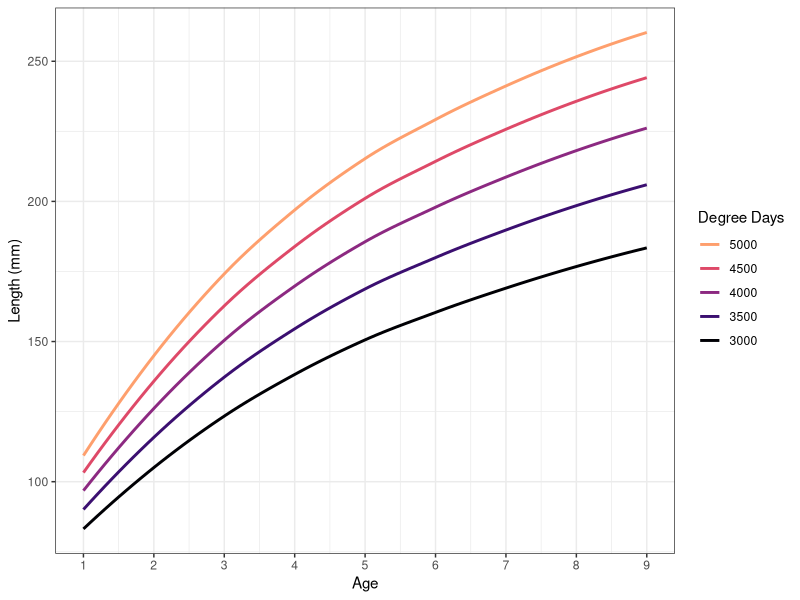
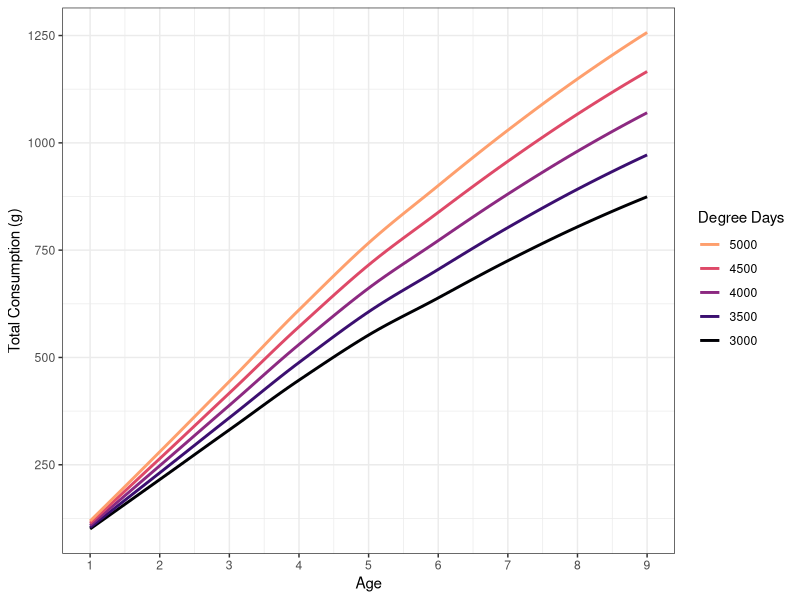
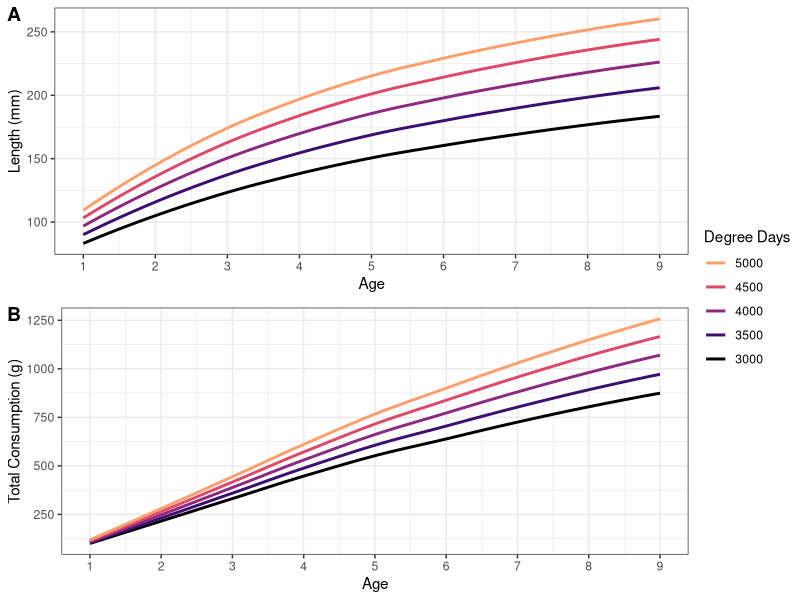
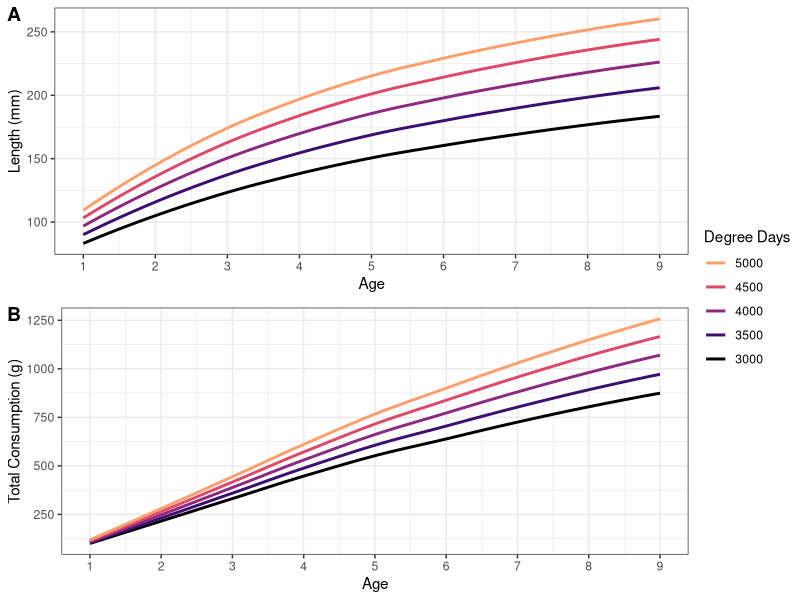

The R script that drew these images, in order:
#load libraries
library(tidyverse) #data manipulation and plotting
library(ggpubr) #stacking plots

#load data
constant.consumption <- read.csv("bluegill_data/Bioenergetics Output/version1_same_consumption.csv") %>% 
  mutate(DD = as.factor(DD))

constant.growth <- read.csv("bluegill_data/Bioenergetics Output/version1_same_growth.csv") %>% 
  mutate(DD = as.factor(DD))

#plot constant consumption length by age
(constant.consumption.plot <- ggplot(data = constant.consumption, 
                                     aes(x = Age, y = Length_end, color = DD, group = DD))+
    geom_smooth(se = F)+
    scale_color_viridis_d(option = "A", end = 0.8)+
    scale_x_continuous(breaks = c(0, 1, 2, 3, 4, 5, 6, 7, 8, 9, 10))+
    labs(y = "Length (mm)")+
    guides(fill = guide_legend(title = "Degree Days", reverse = T), 
           color = guide_legend(title = "Degree Days", reverse = T))+
    theme_bw()+
    theme()
)

# ggsave("Figures/constant_consumption_length_by_age.tiff", 
#        plot = constant.consumption.plot,
#        dpi = 300, width = 200, height = 150, units = "mm")

#plot constant growth consumption by age
(constant.growth.plot <- ggplot(data = constant.growth, 
                                     aes(x = Age, y = Total_Cons, color = DD, group = DD))+
    geom_smooth(se = F)+
    scale_color_viridis_d(option = "A", end = 0.8)+
    scale_x_continuous(breaks = c(0, 1, 2, 3, 4, 5, 6, 7, 8, 9, 10))+
    labs(y = "Total Consumption (g)")+
    guides(fill = guide_legend(title = "Degree Days", reverse = T), 
           color = guide_legend(title = "Degree Days", reverse = T))+
    theme_bw()+
    theme()
)

# ggsave("Figures/constant_growth_consumption_by_age.tiff", 
#        plot = constant.growth.plot,
#        dpi = 300, width = 200, height = 150, units = "mm")


#stack plots
bioenergetics.stacked <- ggarrange(constant.consumption.plot, constant.growth.plot, 
                                   nrow = 2, ncol = 1, labels = "AUTO", 
                                   common.legend = T, legend = "right")
bioenergetics.stacked

ggsave("Figures/bioenergetics_stacked.tiff", 
       plot = bioenergetics.stacked,
       dpi = 300, width = 200, height = 150, units = "mm")
